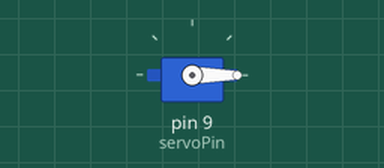
Simulated run of this sketch. Board: Arduino Uno, built with avr-gcc and run on an emulated ATmega328P. Shown: servo.

Above: at 0.1 s.
At 2.1 s:
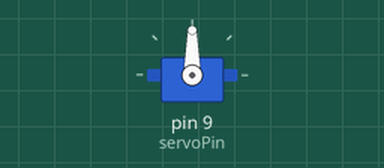
At 3.1 s:
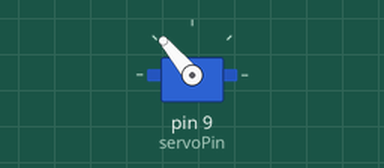
Timing chart, 0 to 4.6 s (numbered marks = the images above):
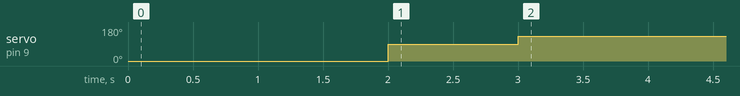

Measured:
- by itself, servo on pin 9 (servoPin): 0° → 90° at 2.0 s, → 130° 1.0 s later

The sketch:

pet.ino
```cpp
 #include <Servo.h>
 #include <Wire.h>

  Servo myservo;

  const int servoPin = 9;

  void setup() {
    myservo.attach(servoPin);

    myservo.write(0);
    delay(1000);

    myservo.detach();
  }

  void loop() {
    myservo.attach(servoPin);

    myservo.write(0);
    delay(1000);
    myservo.write(90);
    delay(1000);
    myservo.write(130);
    delay(1000);
    myservo.detach();
    delay(21600000);
  }


// #include <Servo.h>

// Servo myservo;  // create servo object to control a servo
// // twelve servo objects can be created on most boards

// int pos = 0;    // variable to store the servo position

// void setup() {
//   myservo.attach(9);  // attaches the servo on pin 9 to the servo object
// }

// void loop() {

//     myservo.write(0);                  // sets the servo position to zero degrees

//     delay(750);                         // waits for the servo to get there

//    myservo.write(100);              // sets the servo position to 100 degrees

//     delay(750);                        // waits for the servo to get there

//    myservo.write(200);              // sets the servo position to 100 degrees

//     delay(1100);                        // waits for the servo to get there

//    myservo.detach();  // attaches the servo on pin 9 to the servo object

// }
```
